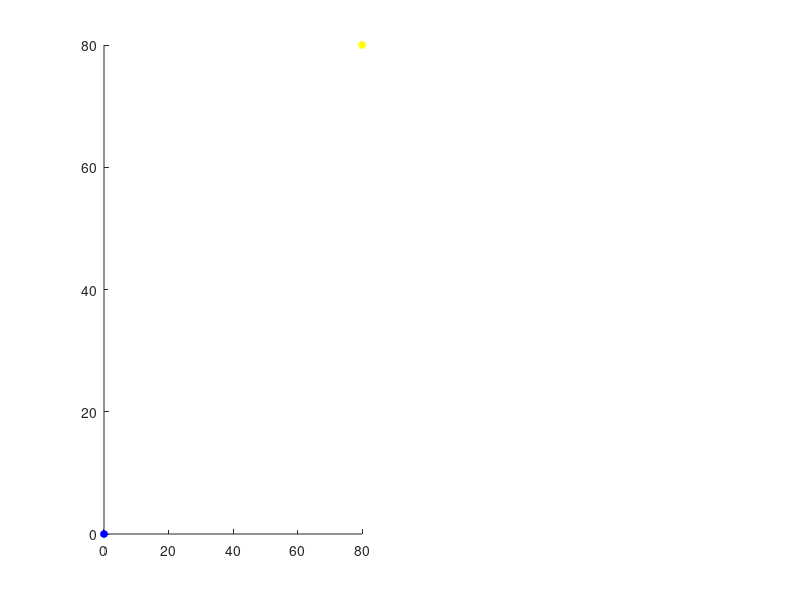

The MATLAB source for this figure: (Note: this script raises an error after producing the figure.)
%Modello Camera adottato nel PAPER

clc;close all; clear
 

K=@(f,uc,vc)[f 0 uc
             0 f vc
             0 0  1];



Rc2w =@(tx) [cos(tx)  sin(tx)  0; 
            -sin(tx)  cos(tx)  0;
                0          0   1];
    
Rw2c=@(tx)inv(Rc2w(tx));

%World to Camera
C2W=@(tx,Zc,T) Rc2w(tx)*(Zc-T);

%Camera to World
W2C=@(tx,Zw,T) Rw2c(tx)*Zw+T;

ProJ=@(Zw,f,uc,vc,tx,T) K(f,uc,vc )*W2C(tx,Zw,T) ;
%Fisso i PARAMETRI INTRINSECI
fo=1;
Uo=10;
Vo=10;
w=20; ku=1;
h=20;  kv=1;
%PARAMETRI ESTRINSECI
tx=pi/4;
 
% Posizione del Centro Ottico C0
Xt=80;
Zt=80; %profondita
Ht=0;  %altezza della camera
T=[Xt Zt Ht].';
CO=T;
subplot(1,2,1); hold on
plot3(T(1),T(2),T(3),'oy','MarkerFaceColor','y','MarkerEdgeColor','y','MarkerSize',5);

%Assi Mondo
Aw=100*eye(3);
plot3(0,0,0,'or','MarkerFaceColor','b','MarkerEdgeColor','b','MarkerSize',5);
coloreM=[1 0 0];
colorX=[1 0 0];
colorY=[0 1 0];
colorZ=[0 0 1];
%Sistema di Riferimento Mondo centrato nell'origine
Vettore3D(Aw(1,1),Aw(2,1),Aw(3,1),colorX,1) %X in red
Vettore3D(Aw(1,2),Aw(2,2),Aw(3,2),colorY,1) %Z in green
Vettore3D(Aw(1,3),Aw(2,3),Aw(3,3),colorZ,1) %Y in blue
plot3(T(1),T(2),T(3),'oy','MarkerFaceColor','y','MarkerEdgeColor','y','MarkerSize',5);
xlabel('X')
ylabel('Y')
zlabel('Z') 
title('WORLD REFERENCE SYSTEM')

%Fissato un angolo di Rotazione vado a vedere la relazione che intercorre
%trai 2 sistemi di riferimento
%Verifico che RW2C e' una ROTAZIONE sull' asse Z
Ac=W2C(tx,Aw,repmat([0;0;0],1,3));
%Sistema di Riferimento Mondo centrato nell'origine
%Vettore3D(Ac(1,1),Ac(2,1),Ac(3,1),colorX,1) %X in red
%Vettore3D(Ac(1,2),Ac(2,2),Ac(3,2),colorY,1) %Y in green
%Vettore3D(Ac(1,3),Ac(2,3),Ac(3,3),colorZ,1) %Z in blue

%Disegno i Vettori applicati in T
%La camera e allineata al piano di terra e l'asse focale e l'asse Y
AsseU=w*Ac(:,1)./norm(Ac(:,1));
AsseV=h*Ac(:,3)./norm(Ac(:,3));
DisegnaPiano(AsseU,AsseV,T);

Vettore3D_Applicato(T,Ac(1,1),Ac(2,1),Ac(3,1),colorX)
Vettore3D_Applicato(T,Ac(1,2),Ac(2,2),Ac(3,2),colorY)
Vettore3D_Applicato(T,Ac(1,3),Ac(2,3),Ac(3,3),colorZ)
drawnow


%Matrici di Rotazione tra Mondo e Camera e determinata dall' Orientazione
%della Camera.
%Considero un Punto Zm in Coordinate Mondo ed assumo che la camera sia
%puntata verso di Esso

%Disegno un punto in Coordinate Mondo
Zw=[60;230;30]
plot3(Zw(1),Zw(2),Zw(3),'or','MarkerFaceColor','b','MarkerEdgeColor','b','MarkerSize',5);
%Lina passante per il CO
Prj=[CO Zw];
line(Prj(1,:),Prj(2,:),Prj(3,:),'Color','r','LineStyle','-')
Prj=[[0;0;0] CO];
line(Prj(1,:),Prj(2,:),Prj(3,:),'Color','r','LineStyle','-')
drawnow

%punto Zw sul piano di terra
Zwo=[Zw-[0;0;Zw(3)]];
plot3(Zwo(1),Zwo(2),Zwo(3),'og','MarkerFaceColor','g','MarkerEdgeColor','g','MarkerSize',4);
%Disegno le proiezioni sugli assi
Zx=[Zw(1); 0 ;0];
Zy=[0; Zw(2); 0];
Zz=[0 ;0; Zw(3)];
plot3(Zx(1),Zx(2),Zx(3),'og','MarkerFaceColor','g','MarkerEdgeColor','g','MarkerSize',4);
plot3(Zy(1),Zy(2),Zy(3),'og','MarkerFaceColor','g','MarkerEdgeColor','g','MarkerSize',4);
plot3(Zz(1),Zz(2),Zz(3),'og','MarkerFaceColor','g','MarkerEdgeColor','g','MarkerSize',4);

%Disegno le proiezioni sugli assi
Prj=[Zwo Zx];
line(Prj(1,:),Prj(2,:),Prj(3,:),'Color','g','LineStyle','-')
Prj=[Zwo Zy];
line(Prj(1,:),Prj(2,:),Prj(3,:),'Color','g','LineStyle','-')
Prj=[Zwo Zw]; 
line(Prj(1,:),Prj(2,:),Prj(3,:),'Color','g','LineStyle','-')

Pu=ProJ(Zw,fo,Uo,Vo,tx,T);
Pn=Pu./Pu(3);
subplot(1,2,2)
plot(Pn(1),Pn(2),'og','MarkerFaceColor','g','MarkerEdgeColor','g','MarkerSize',4); hold on

[x,y,z] = sphere(30);
[m,n]=size(x);
x=reshape(x,1,m*n);
y=reshape(y,1,m*n);
z=reshape(z,1,m*n)+10;
Zw=10*[x;y;z]+repmat(Zw,1,m*n);
 
x=reshape(Zw(1,:),m,n);
y=reshape(Zw(2,:),m,n);
z=reshape(Zw(3,:),m,n);
subplot(1,2,1)
surf(x,y,z)  % sphere centered at origin

subplot(1,2,2)
Pu=ProJ(Zw,fo,Uo,Vo,tx,repmat(T,1,m*n));
Pn=[Pu(1,:)./Pu(3,:);Pu(2,:)./Pu(3,:)]
plot(Pn(1,:),Pn(2,:),'ob','MarkerFaceColor','b','MarkerEdgeColor','b','MarkerSize',5)
axis([0 w*ku 0 h*kv])
axis ij
axis equal